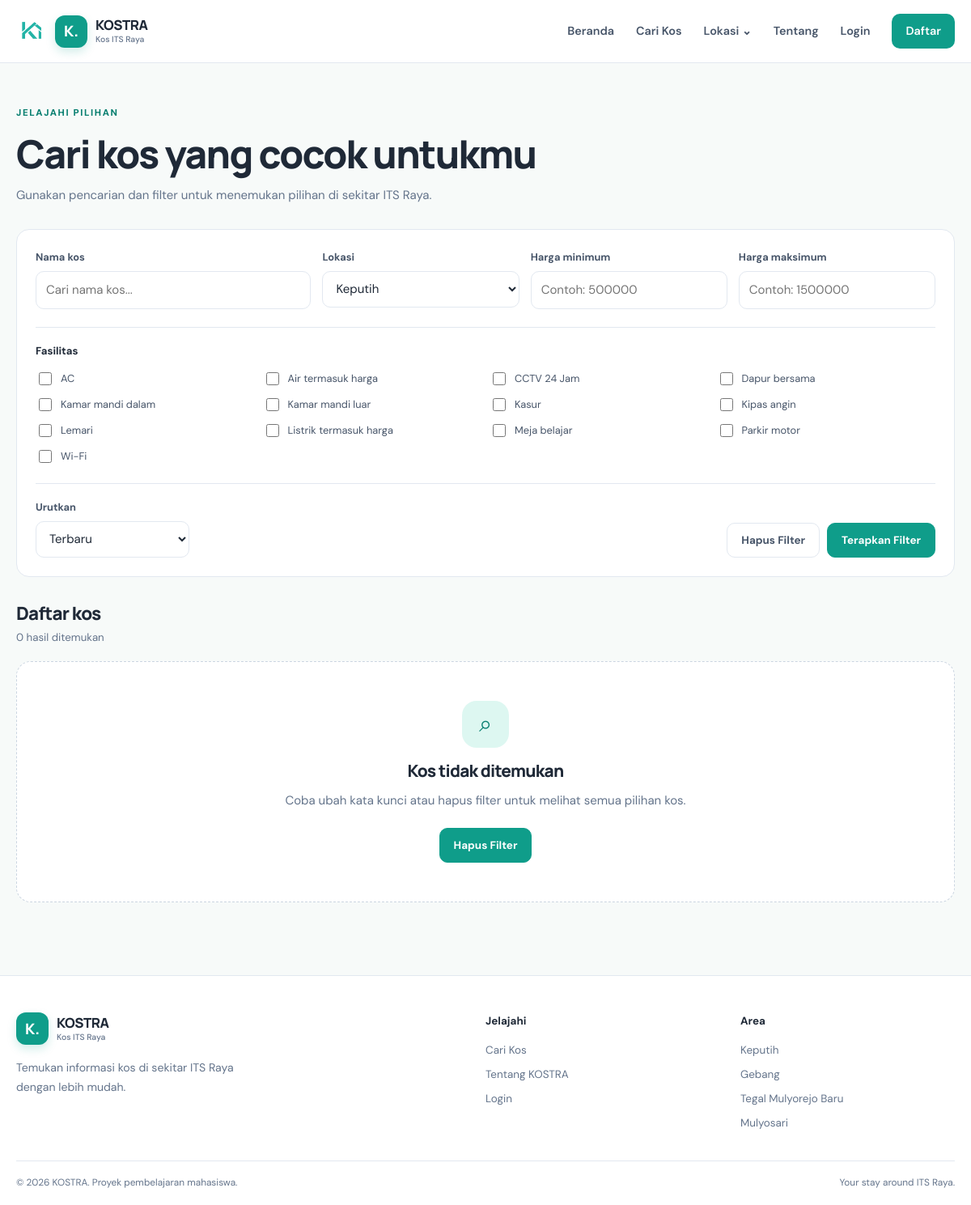
The page /kos.php?lokasi=1 on the database its author committed.
### tables this page shows
CREATE TABLE fasilitas (
  id INT UNSIGNED AUTO_INCREMENT PRIMARY KEY,
  nama_fasilitas VARCHAR(100) NOT NULL,
  status_aktif TINYINT(1) NOT NULL DEFAULT 1,
  created_at TIMESTAMP NOT NULL DEFAULT CURRENT_TIMESTAMP,
  INDEX idx_fasilitas_aktif (status_aktif)
);

### config/koneksi.php (called while the page is built, shortened)
<?php
function e($value): string { return htmlspecialchars((string)$value, ENT_QUOTES | ENT_SUBSTITUTE, 'UTF-8'); }
?>

### kos.php (the view, shortened to what this page needs)
<?php
require_once __DIR__ . '/config/koneksi.php';
$lokasiList = $pdo->query("SELECT id,nama_lokasi FROM lokasi WHERE status_aktif=1 ORDER BY nama_lokasi")->fetchAll();
$fasilitasList = $pdo->query("SELECT id,nama_fasilitas FROM fasilitas WHERE status_aktif=1 ORDER BY nama_fasilitas")->fetchAll();
$q = trim($_GET['q'] ?? '');
$lokasiId = filter_input(INPUT_GET, 'lokasi', FILTER_VALIDATE_INT) ?: 0;
$min = isset($_GET['min']) && $_GET['min'] !== '' ? max(0, (int)$_GET['min']) : null;
$max = isset($_GET['max']) && $_GET['max'] !== '' ? max(0, (int)$_GET['max']) : null;
$sort = $_GET['sort'] ?? 'terbaru';
$selectedFacilities = array_values(array_filter(array_map('intval', (array)($_GET['fasilitas'] ?? [])), fn($id) => $id > 0));
$where = ["k.status_aktif=1"]; $params = [];
if ($lokasiId > 0) { $where[] = "k.lokasi_id=?"; $params[] = $lokasiId; }
$order = match ($sort) { 'termurah' => 'k.harga ASC', 'termahal' => 'k.harga DESC', default => 'k.created_at DESC' };
$sql = "SELECT k.*, l.nama_lokasi, (SELECT f.path_file FROM foto_kos f WHERE f.kos_id=k.id ORDER BY f.is_utama DESC, f.id ASC LIMIT 1) AS foto FROM kos k JOIN lokasi l ON l.id=k.lokasi_id WHERE ".implode(' AND ', $where)." ORDER BY $order";
$stmt = $pdo->prepare($sql); $stmt->execute($params); $kosList = $stmt->fetchAll();
require __DIR__ . '/includes/header.php'; require __DIR__ . '/includes/navbar.php';
?>
<main class="page-main"><div class="container">
  <div class="page-intro"><span class="eyebrow">JELAJAHI PILIHAN</span><h1>Cari kos yang cocok untukmu</h1><p>Gunakan pencarian dan filter untuk menemukan pilihan di sekitar ITS Raya.</p></div>
  <form class="filter-panel" method="get" action="kos.php">
    <div class="filter-main"><label class="field"><span>Nama kos</span><input type="search" name="q" value="<?= e($q) ?>" placeholder="Cari nama kos..."></label>
      <label class="field"><span>Lokasi</span><select name="lokasi"><option value="">Semua lokasi</option><?php foreach ($lokasiList as $l): ?><option value="<?= (int)$l['id'] ?>" <?= $lokasiId===(int)$l['id']?'selected':'' ?>><?= e($l['nama_lokasi']) ?></option><?php endforeach; ?></select></label>
      <label class="field"><span>Harga minimum</span><input type="number" min="0" name="min" value="<?= $min !== null ? (int)$min : '' ?>" placeholder="Contoh: 500000"></label>
      <label class="field"><span>Harga maksimum</span><input type="number" min="0" name="max" value="<?= $max !== null ? (int)$max : '' ?>" placeholder="Contoh: 1500000"></label>
    </div>
    <div class="facility-filter"><strong>Fasilitas</strong><div class="check-grid"><?php foreach ($fasilitasList as $f): ?><label class="check-option"><input type="checkbox" name="fasilitas[]" value="<?= (int)$f['id'] ?>" <?= in_array((int)$f['id'],$selectedFacilities,true)?'checked':'' ?>><span><?= e($f['nama_fasilitas']) ?></span></label><?php endforeach; ?></div></div>
    <div class="filter-actions"><label class="field sort-field"><span>Urutkan</span><select name="sort"><option value="terbaru" <?= $sort==='terbaru'?'selected':'' ?>>Terbaru</option></select></label><div class="button-row"><a class="btn btn-outline" href="kos.php">Hapus Filter</a><button class="btn btn-primary" type="submit">Terapkan Filter</button></div></div>
  </form>
  <div class="results-heading"><div><h2>Daftar kos</h2><p><?= count($kosList) ?> hasil ditemukan</p></div></div>
  <?php if ($kosList): ?><div class="kos-grid"><?php foreach ($kosList as $item): ?><article class="kos-card"><a class="kos-photo" href="detail-kos.php?id=<?= (int)$item['id'] ?>"><?php if ($item['foto']): ?><img src="<?= e($item['foto']) ?>" alt="<?= e($item['nama_kos']) ?>"><?php else: ?><div class="photo-placeholder"><span>⌂</span><small>Foto kos belum tersedia</small></div><?php endif; ?><span class="status-badge <?= (int)$item['jumlah_kamar_tersedia']>0?'available':'full' ?>"><?= (int)$item['jumlah_kamar_tersedia']>0?'Tersedia':'Penuh' ?></span></a><div class="kos-card-body"><span class="location-label"><?= e($item['nama_lokasi']) ?></span><h3><a href="detail-kos.php?id=<?= (int)$item['id'] ?>"><?= e($item['nama_kos']) ?></a></h3><p class="price">Rp<?= number_format((float)$item['harga'],0,',','.') ?><small> / bulan</small></p><div class="card-meta"><span><?= (int)$item['jumlah_kamar_tersedia'] ?> kamar tersedia</span></div></div></article><?php endforeach; ?></div>
  <?php else: ?><div class="empty-state"><div class="empty-icon">⌕</div><h3>Kos tidak ditemukan</h3><p>Coba ubah kata kunci atau hapus filter untuk melihat semua pilihan kos.</p><a class="btn btn-primary" href="kos.php">Hapus Filter</a></div><?php endif; ?>
</div></main>
<?php require __DIR__ . '/includes/footer.php'; ?>

### assets/css/style.css (style rules this page uses)
:root { --teal:#0F9D8A;--teal-dark:#087F70;--teal-light:#DDF7F1;--bg:#F7FAF9;--white:#fff;--text:#1F2937;--muted:#64748B;--stroke:#E2E8F0;--error:#DC2626;--success:#15803D;--radius:14px;--shadow:0 12px 34px rgba(15,40,35,.07);--font:'DM Sans',Arial,sans-serif;--heading:'Manrope','DM Sans',sans-serif }
* { box-sizing:border-box }
html { scroll-behavior:smooth }
body { margin:0;background:var(--bg);color:var(--text);font-family:var(--font);font-size:15px;line-height:1.65 }
a { color:var(--teal-dark);text-decoration:none }
button,input,select,textarea { font:inherit }
button { cursor:pointer }
h1,h2,h3 { font-family:var(--heading);line-height:1.2;letter-spacing:-.035em;margin:0 0 12px }
h1 { font-size:clamp(2.2rem,5vw,3.7rem);font-weight:800 }
h2 { font-size:clamp(1.55rem,3vw,2.1rem);font-weight:750 }
h3 { font-size:1.12rem;font-weight:750 }
p { margin:0 0 14px;color:var(--muted) }
.container { width:min(1160px,calc(100% - 40px));margin-inline:auto }
.eyebrow { display:inline-block;color:var(--teal-dark);font-size:.72rem;font-weight:800;letter-spacing:.14em;margin-bottom:12px }
.empty-state { text-align:center;background:#fff;border:1px dashed #cbd5e1;border-radius:18px;padding:48px 24px;margin:12px 0 }
.empty-icon { display:grid;place-items:center;margin:0 auto 16px;width:58px;height:58px;border-radius:18px;background:var(--teal-light);color:var(--teal-dark);font-size:1.8rem }
.empty-state h3 { font-size:1.3rem }
.empty-state p { max-width:500px;margin:0 auto 22px }
.page-main { padding:48px 0 78px;min-height:60vh }
.page-intro { margin-bottom:30px }
.page-intro h1 { font-size:clamp(2rem,4vw,3rem);margin-bottom:10px }
.page-intro p { max-width:680px }
.filter-panel,.card-panel,.admin-panel { background:#fff;border:1px solid var(--stroke);border-radius:16px;padding:23px;margin-bottom:25px }
.filter-main { display:grid;grid-template-columns:1.4fr 1fr 1fr 1fr;gap:14px }
.field { display:flex;flex-direction:column;gap:7px;min-width:0 }
.field>span { font-size:.8rem;font-weight:700;color:#475569 }
.field input,.field select,.field textarea,.hero-search input { width:100%;min-height:45px;border:1px solid var(--stroke);border-radius:10px;background:#fff;color:var(--text);padding:10px 12px;outline:none;transition:border-color .2s,box-shadow .2s }
.facility-filter { margin-top:22px;padding-top:18px;border-top:1px solid var(--stroke) }
.facility-filter>strong { display:block;font-size:.82rem;margin-bottom:12px }
.check-grid { display:grid;grid-template-columns:repeat(4,minmax(0,1fr));gap:10px }
.check-option { display:flex;align-items:center;gap:8px;font-size:.8rem;color:#475569;min-width:0 }
.check-option input,.admin-toggles input,.admin-toggle input { accent-color:var(--teal);width:16px;height:16px;flex:0 0 auto }
.check-option span { overflow-wrap:anywhere }
.filter-actions { display:flex;justify-content:space-between;align-items:end;gap:20px;margin-top:22px;padding-top:18px;border-top:1px solid var(--stroke) }
.sort-field { width:190px }
.button-row { display:flex;gap:9px;align-items:center;flex-wrap:wrap }
.btn { display:inline-flex;align-items:center;justify-content:center;gap:8px;min-height:43px;padding:10px 17px;border:1px solid transparent;border-radius:10px;font-weight:700;font-size:.84rem;line-height:1.3;transition:background .2s,border-color .2s,transform .2s }
.btn-primary { background:var(--teal);color:#fff;border-color:var(--teal) }
.btn-outline { background:#fff;color:#475569;border-color:var(--stroke) }
.results-heading { display:flex;justify-content:space-between;align-items:end;margin:32px 0 18px }
.results-heading h2 { font-size:1.4rem;margin-bottom:5px }
.results-heading p { font-size:.83rem;margin:0 }

### rows shown on the page
fasilitas: nama_fasilitas "AC"
fasilitas: nama_fasilitas "Air termasuk harga"
fasilitas: nama_fasilitas "CCTV 24 Jam"
fasilitas: nama_fasilitas "Dapur bersama"
fasilitas: nama_fasilitas "Kamar mandi dalam"
fasilitas: nama_fasilitas "Kamar mandi luar"
fasilitas: nama_fasilitas "Kasur"
fasilitas: nama_fasilitas "Kipas angin"
fasilitas: nama_fasilitas "Lemari"
fasilitas: nama_fasilitas "Listrik termasuk harga"
fasilitas: nama_fasilitas "Meja belajar"
fasilitas: nama_fasilitas "Parkir motor"
fasilitas: nama_fasilitas "Wi-Fi"

### other values the page prints
count($kosList) "0"
form field lokasi "Keputih"
